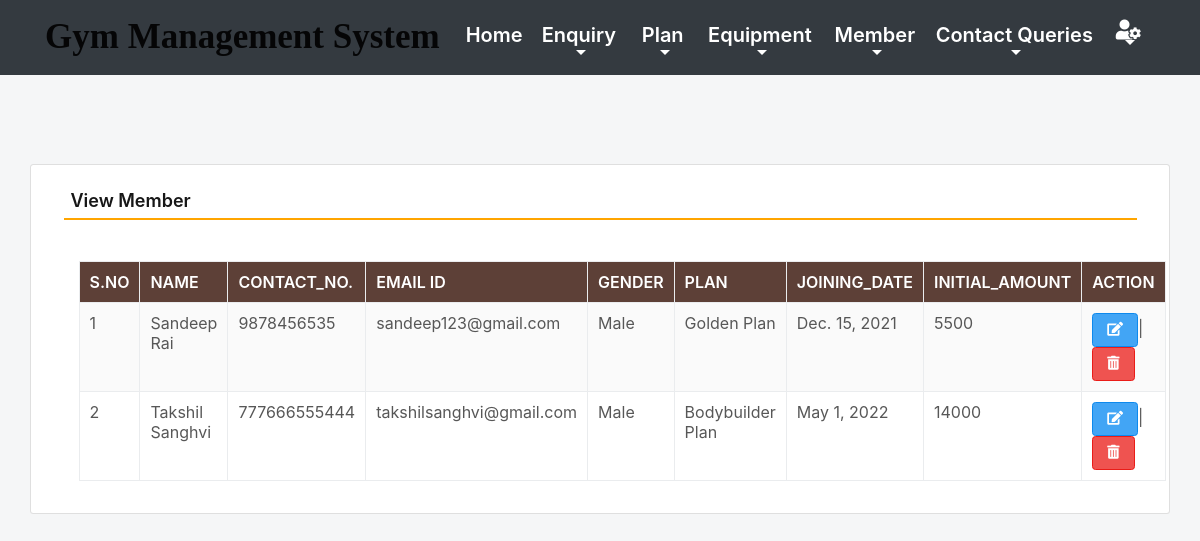
Page /viewMember (signed in) on the committed database.
### gym/models.py (models this page shows, shortened)
class Member(models.Model):
    name = models.CharField(max_length=150, null=True)
    contact = models.CharField(max_length=15, null=True)
    email = models.CharField(max_length=50, null=True)
    gender = models.CharField(max_length=10, null=True)
    plan = models.CharField(max_length=100, null=True)
    joindate = models.DateField(null=True)
    initamount = models.CharField(max_length=100, null=True)

### gym/views.py (the view)
# urls.py: path('viewMember', viewMember, name='viewMember'),
def viewMember(request):
    if not request.user.is_authenticated:
        return redirect(admin_login)
    member = Member.objects.all()
    return render(request,'viewMember.html', locals())

### gym/templates/viewMember.html (shortened to what this page needs)
{% include 'admin_nav.html' %}
{% load static %}
{% block main %}
 <html lang="en" class="no-focus">
 <link rel="stylesheet" id="css-main" href="{% static 'css1/codebase.min.css' %}">
 <br><br><br><br>
	<div class="container card shadow mt-5">
		<div class="card-body">
			<h5 class="p-2" style="border-bottom: 2px solid orange">View Member</h5>
             <br>
            <div class="container-fluid">
             <table id="example" class="table table-striped table-bordered" style="width:100%">
                  <thead class="text-white" style="background-color : #5d4037;">
				     <tr>
					   <th>S.No</th>
					   <th>Name</th>
					   <th>Contact_No.</th>
					   <th>Email ID</th>
                       <th>Gender</th>
					   <th>Plan</th>
                       <th>Joining_Date</th>
					   <th>Initial_Amount</th>
                       <th>Action</th>
				     </tr>
			      </thead>
			       <tbody>
                     {% for i in member %}
			          <tr>
                        <td>{{forloop.counter}}</td>
						<td>{{i.name}}</td>
						<td>{{i.contact}}</td>
						<td>{{i.email}}</td>
                        <td>{{i.gender}}</td>
						<td>{{i.plan}}</td>
                        <td>{{i.joindate}}</td>
						<td>{{i.initamount}}</td>
						<td><a href="{% url 'edit_Member' i.id %}" class="btn btn-primary"><i class="fas fa-edit"></i></a>|
                            <a href="{% url 'delete_Member' i.id %}" class="btn btn-danger" onclick="return confirm('Are you sure to delete this Member ?')"><i class="fas fa-trash-alt"></i></a></td>
                      </tr>
                      {% endfor %}
                   </tbody>
		        </table>
            </div>
        </div>
	</div>
        <link rel="stylesheet" href="https://use.fontawesome.com/releases/v5.6.3/css/all.css">
 </html>
{% endblock %}

### rows in the picture
Member: name "Sandeep Rai", contact "9878456535", email "sandeep123@gmail.com", gender "Male", plan "Golden Plan", joindate "Dec. 15, 2021", initamount "5500"
Member: name "Takshil Sanghvi", contact "777666555444", email "takshilsanghvi@gmail.com", gender "Male", plan "Bodybuilder Plan", joindate "May 1, 2022", initamount "14000"
